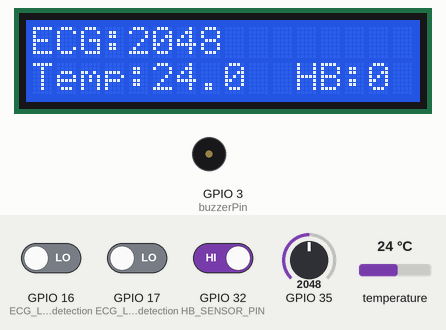
A sketch run on a simulated ESP32. Shown: 16×2 character LCD, buzzer (waves = sounding, pin HIGH). The test bench sets the inputs (shaded band); at power-on: GPIO 16 (ECG_Lead-Off_detection) LOW, GPIO 32 (HB_SENSOR_PIN) HIGH, temperature 24 °C, GPIO 17 (ECG_Lead-Off_detection) LOW, GPIO 35 = 2048. Random numbers use the default seed unless the sketch sets one; what the sketch prints to the serial monitor is not drawn.

Above: at 4.3 s.
4.4 s: GPIO 16 (ECG_Lead-Off_detection) driven HIGH
At 5.8 s:
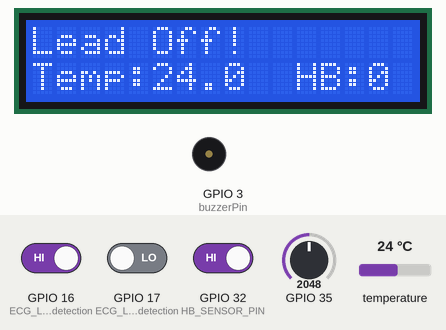
6.4 s: GPIO 32 (HB_SENSOR_PIN) driven LOW
At 7.3 s:
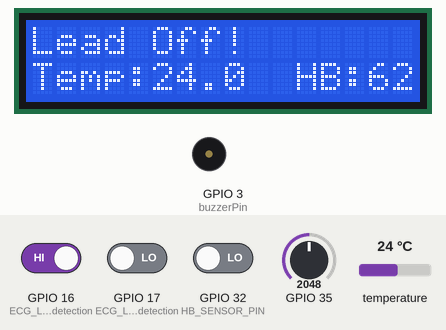
9.4 s: temperature set to 12 °C
At 10.6 s:
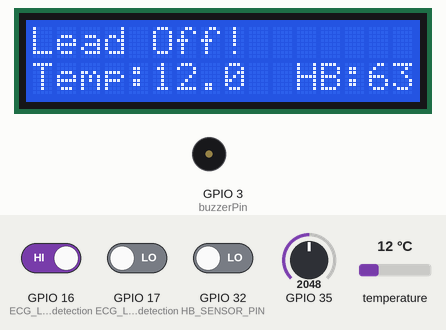
12.3 s: temperature set to 19 °C
At 13.6 s:
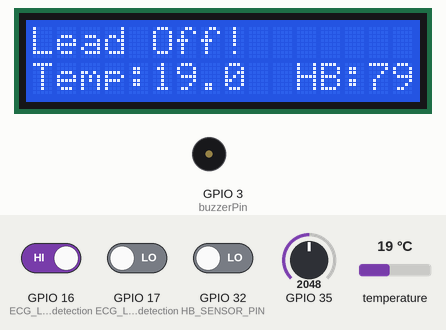
15.3 s: GPIO 16 (ECG_Lead-Off_detection) driven LOW
At 16.2 s:
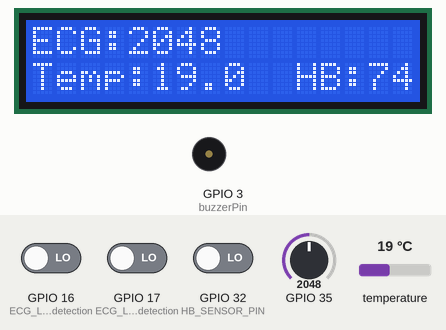
18.3 s: GPIO 17 (ECG_Lead-Off_detection) driven HIGH
At 19.4 s:
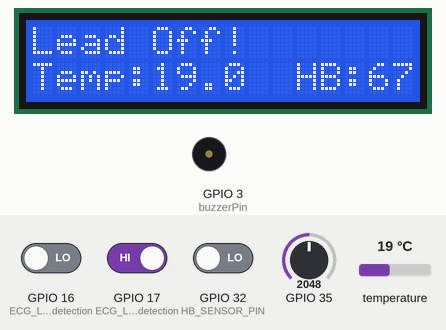
Timing chart, 0 to 21.3 s (numbered marks = the images above; inputs shaded):
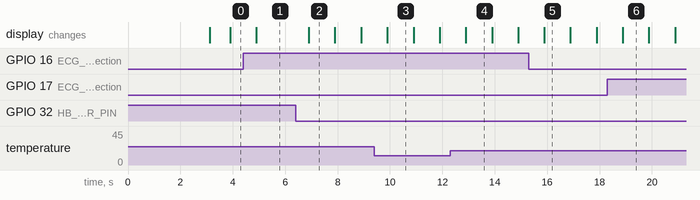

The sketch:

ecg_monitoring.ino
```cpp
#include <Wire.h>
#include <LiquidCrystal_I2C.h>
#include <OneWire.h>
#include <DallasTemperature.h>
#define  buzzerPin 3 // buzzer pin
#define ONE_WIRE_BUS 27  // DS18B20 data pin
#define HB_SENSOR_PIN 32 // Heartbeat sensor input
// SDA-->gpio 21
// scl--> gpio 22
// Initialize I2C LCD with address 0x27
LiquidCrystal_I2C lcd(0x27, 16, 2);
int hb = 0;

// Set up OneWire communication for DS18B20
OneWire oneWire(ONE_WIRE_BUS);
DallasTemperature sensors(&oneWire);

void setup() {
  Serial.begin(9600);

  // Initialize LCD
  lcd.init();
  lcd.backlight();
  lcd.setCursor(0, 0);
  lcd.print("     Health    ");
  lcd.setCursor(0, 1);
  lcd.print("   Monitoring  ");

  // Temperature sensor initialization
  sensors.begin();

  // Sensor pin modes
  pinMode(buzzerPin,OUTPUT);
  pinMode(HB_SENSOR_PIN, INPUT);  // Heartbeat sensor
  pinMode(16, INPUT);  // ECG Lead-Off detection
  pinMode(17, INPUT);  // ECG Lead-Off detection

  delay(3000);  // Allow sensors to stabilize
  lcd.clear();
}

void loop() {
  // Read temperature
  sensors.requestTemperatures();
  float tempC = sensors.getTempCByIndex(0);

  // Read heart rate sensor (simulated with random values)
  if (digitalRead(HB_SENSOR_PIN) == LOW) {
    hb = random(55, 85); // Simulated heart rate
  } else {
    hb = 0;
  }

  // Serial.print("HB=");
  // Serial.println(hb);

  // ECG Lead-Off Detection
  if ((digitalRead(16) == HIGH) || (digitalRead(17) == HIGH)) {
    Serial.println("Lead Off!");
    lcd.setCursor(0, 0);
    lcd.print("Lead Off!      ");  // Ensure old data is cleared
  } else {
    int ecgValue = analogRead(35);
    // Serial.print("ECG=");
    Serial.println(ecgValue);

    lcd.setCursor(0, 0);
    lcd.print("ECG:");
    lcd.print(ecgValue);
    lcd.print("   ");  // Clear extra digits
  }

  // Display Temperature and Heart Rate
  lcd.setCursor(0, 1);
  lcd.print("Temp:");
  lcd.print(tempC);
  lcd.print("C ");

   if (hb>90)
   {

    digitalWrite(buzzerPin,HIGH);
    delay(2000);
    digitalWrite(buzzerPin,LOW);
   }
  lcd.setCursor(9, 1);
  lcd.print("  HB:");
  lcd.print(hb);
  lcd.print("  ");  // Clear extra digits

  delay(200);  // Adjust delay for stable readings
}
```

simple.c
```cpp
#include <stdio.h>

int main() {
    printf("Hello, GitHub!\n");
    return 0;
}
```

Measured:
- after the input at 4.4 s, the display: changes after 0.50 s (image 1)
- after the input at 6.4 s, the display: changes after 0.50 s (image 2)
- what the display in image 2 shows lasts 1.0 s, from 6.9 s to 7.9 s
